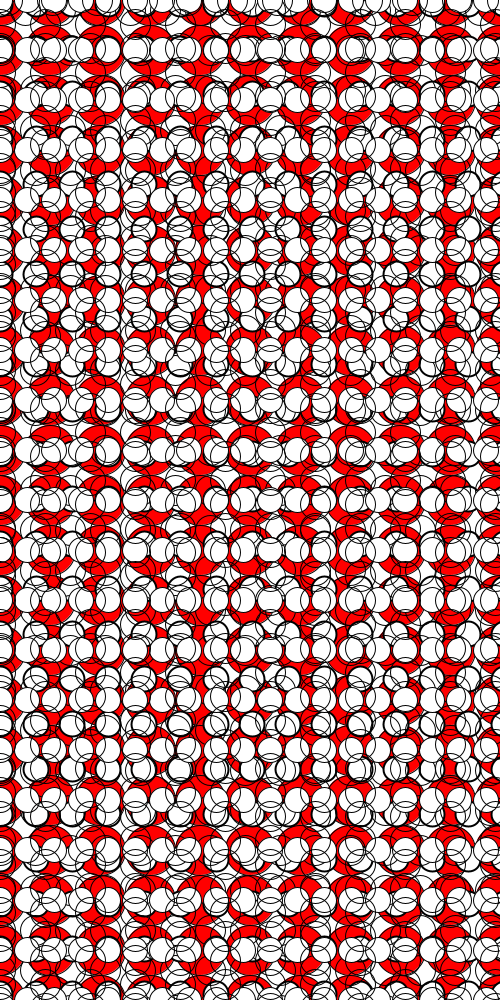
Frame 1 (no input)
Frame 60 (the mouse pressed at the canvas centre just before this capture): identical to frame 1, image omitted
Frame 120 (the mouse held since frame 60 and released just before this capture): identical to frame 1, image omitted

The Processing sketch that drew this single still picture (run headless with seeded random() and noise(); from frame 60 on, the mouse is pressed at the canvas centre):

// Processing sketch: processing_32945
// ── processing_32945.pde

int i=0;
int j=0;
int k=5;
int l=5;
int m=0;
int n=7;
int o=0;
int p=0;
int q=4;
int r=0;

void setup () {
  size (500,1000);
  background (255);
  smooth();
 fill(255, 0, 0);
 
  while (j<500){
   
    while (i<11){
    ellipse (i*50, j*50, 50, 50);
    i=i+1;
    }
    j=j+1;
    i=0;
  }

}

void draw (){
  
  fill (255);
   strokeWeight (2);
   
 while (q<1000){
 
 while (p<521){
 ellipse (p*6, q, 25, 25);
 p=p+6;
 }
 q=q+45;
 p=0;
 }
 
  noFill ();
  strokeWeight (1);
 while (l<1000){ 
   
 while (k<521){ 
 ellipse (k*5, l*2, 30, 30);
k=k+7;
}
l=l+20;
k=0;
 }
  fill(255);
  while (o<1000){
  
 while (m<521){
ellipse (m*3, o*5, 25, 25);
 m=m+9;
 }
 o=o+10;
 m=0;
  }

noFill();
while (r<1000){ 
 
while (n<521){
 ellipse (n, r*8, 30, 30);
 n=n+45;
}
r=r+3;
n=0;
}



}                               
